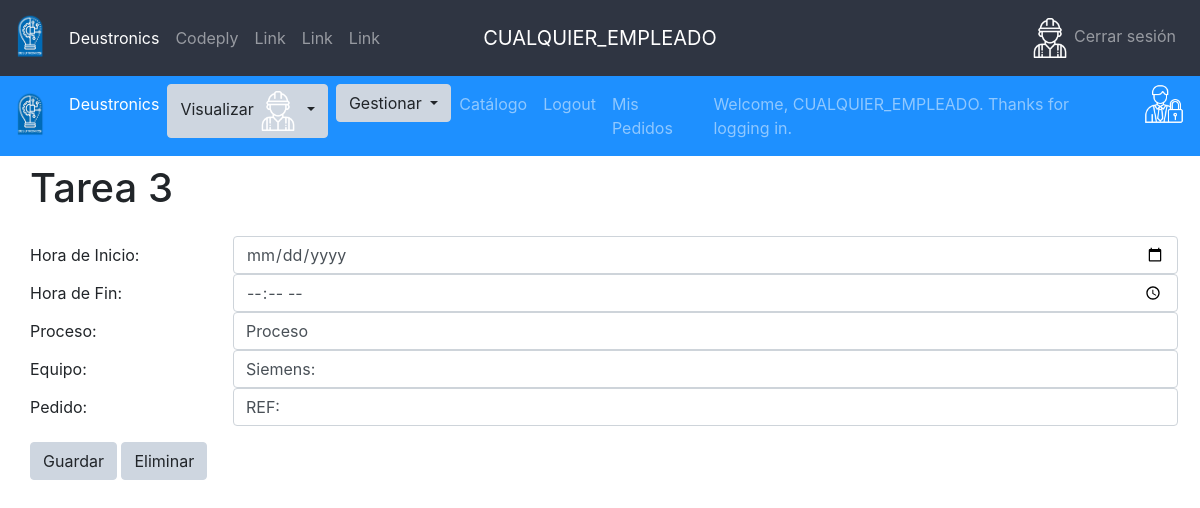
/tarea/3/ (signed in), run on an earlier commit of the app's database.
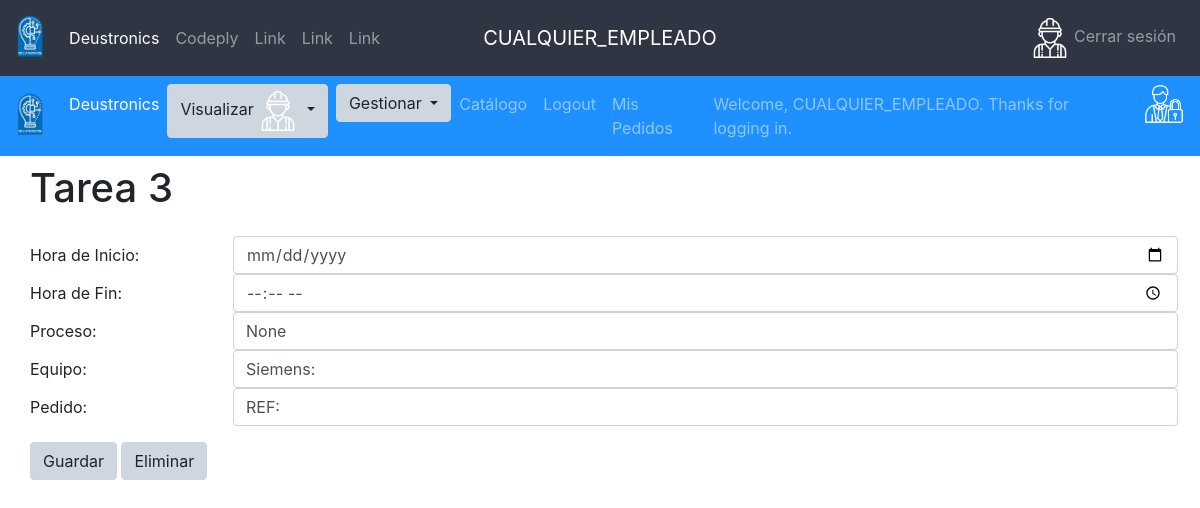
And on a later commit of the database.
### app/models.py (models this page shows, shortened)
class Tarea(models.Model):
    hora_inicio = models.DateTimeField()
    hora_fin = models.DateTimeField()
    equipo = models.ForeignKey(Equipo, on_delete=models.SET_NULL, null=True)
    proceso = models.ForeignKey(Proceso, on_delete=models.SET_NULL, null=True)
    pedido = models.ForeignKey(Pedido, on_delete=models.SET_NULL, null=True)
    empleados_asignados = models.ManyToManyField(Empleado)

### app/views.py (the view, shortened to what this page needs)
# urls.py: path('tarea/<int:pk>/', login_required(views.TareaDetailView.as_view()), name='tarea_detalle'),
class TareaDetailView(DetailView):
    model = Tarea
    template_name = 'tarea_detalle.html'
    def get_context_data(self, **kwargs):
        context = super(TareaDetailView, self).get_context_data(**kwargs)
        return context

### app/models.py (called while the page is built)
    def __str__(self):
       return str(f"{self.marca}: {self.modelo}")

    def __str__(self):
       return self.nombre

    def __str__(self):
       return str(f"REF: {self.cliente.id}.{self.id}")

### app/templatetags/sesion_tags.py (called while the page is built)
@register.filter(name='has_group')
def has_group(user, group_name):
    return user.groups.filter(name=group_name).exists()

### app/templates/tarea_detalle.html (shortened to what this page needs)
{%extends 'base.html'%} {% block content%}
<div class="mt-2">
  <h1>
    Tarea {{tarea.id}}
  </h1>
  <form action="{%url 'tarea_detalle' tarea.id %}" method="POST">
    <div class="form-group row mt-4">
      <label for="HoraInicioTarea" class="col-sm-2 col-form-label ">Hora de Inicio: </label>
      <div class="col-sm-10">
        <input type="date" class="form-control ml-2" id="HoraInicioTarea" name="HoraInicioTarea" value={{tarea.hora_inicio}}>
      </div>
      <label for="HoraFinTarea" class="col-sm-2 col-form-label ">Hora de Fin: </label>
      <div class="col-sm-10">
        <input type="time" class="form-control ml-2" id="HoraFinTarea" name="HoraFinTarea" value={{tarea.hora_fin}}>
      </div>
      <label for="tareaIDProceso" class="col-sm-2 col-form-label ">Proceso: </label>
      <div class="col-sm-10">
        <input type="text" class="form-control ml-2" id="tareaIDProceso" name="tareaIDProceso" value={{tarea.proceso}}>
      </div>
      <label for="tareaIDEquipo" class="col-sm-2 col-form-label ">Equipo: </label>
      <div class="col-sm-10">
        <input type="text" class="form-control ml-2" id="tareaIDEquipo" name="tareaIDEquipo" value={{tarea.equipo}}>
      </div>
      <label for="tareaIDPedido" class="col-sm-2 col-form-label ">Pedido: </label>
      <div class="col-sm-10">
        <input type="text" class="form-control ml-2" id="tareaIDPedido" name="tareaIDPedido" value={{tarea.pedido}}>
      </div>
    </div>
    <input type="submit" class="btn btn-secondary" value="Guardar">
    <input type="submit" class="btn btn-secondary" value="Eliminar">
  </form>
</div>
{%endblock%}

What changed in the data, as far as the page shows it:
changed Tarea id 3: tareaIDProceso (not shown) → "None"
Also different on the page:
form field tareaIDProceso: "Proceso" → (not shown)
